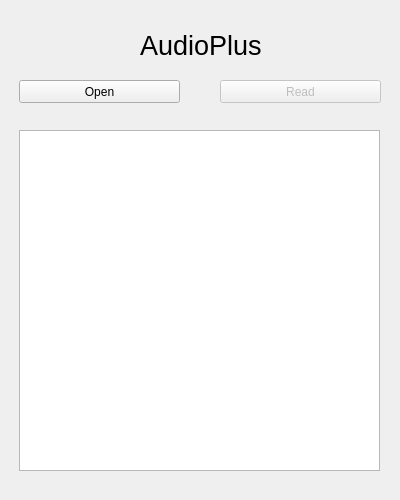
<?xml version="1.0" encoding="UTF-8"?>
<ui version="4.0">
 <class>MainWindow</class>
 <widget class="QMainWindow" name="MainWindow">
  <property name="geometry">
   <rect>
    <x>0</x>
    <y>0</y>
    <width>400</width>
    <height>500</height>
   </rect>
  </property>
  <property name="windowTitle">
   <string>AudioPlus</string>
  </property>
  <widget class="QWidget" name="centralwidget">
   <widget class="QPushButton" name="actionRead">
    <property name="enabled">
     <bool>false</bool>
    </property>
    <property name="geometry">
     <rect>
      <x>220</x>
      <y>80</y>
      <width>161</width>
      <height>23</height>
     </rect>
    </property>
    <property name="text">
     <string>Read</string>
    </property>
   </widget>
   <widget class="QPushButton" name="actionOpen">
    <property name="geometry">
     <rect>
      <x>19</x>
      <y>80</y>
      <width>161</width>
      <height>23</height>
     </rect>
    </property>
    <property name="text">
     <string>Open</string>
    </property>
   </widget>
   <widget class="QLabel" name="label">
    <property name="geometry">
     <rect>
      <x>140</x>
      <y>20</y>
      <width>131</width>
      <height>51</height>
     </rect>
    </property>
    <property name="font">
     <font>
      <family>Arial</family>
      <pointsize>20</pointsize>
      <weight>50</weight>
      <bold>false</bold>
     </font>
    </property>
    <property name="text">
     <string>AudioPlus</string>
    </property>
   </widget>
   <widget class="QPlainTextEdit" name="readBox">
    <property name="geometry">
     <rect>
      <x>19</x>
      <y>130</y>
      <width>361</width>
      <height>341</height>
     </rect>
    </property>
   </widget>
  </widget>
  <widget class="QMenuBar" name="menubar">
   <property name="geometry">
    <rect>
     <x>0</x>
     <y>0</y>
     <width>400</width>
     <height>21</height>
    </rect>
   </property>
  </widget>
 </widget>
 <resources/>
 <connections/>
</ui>
